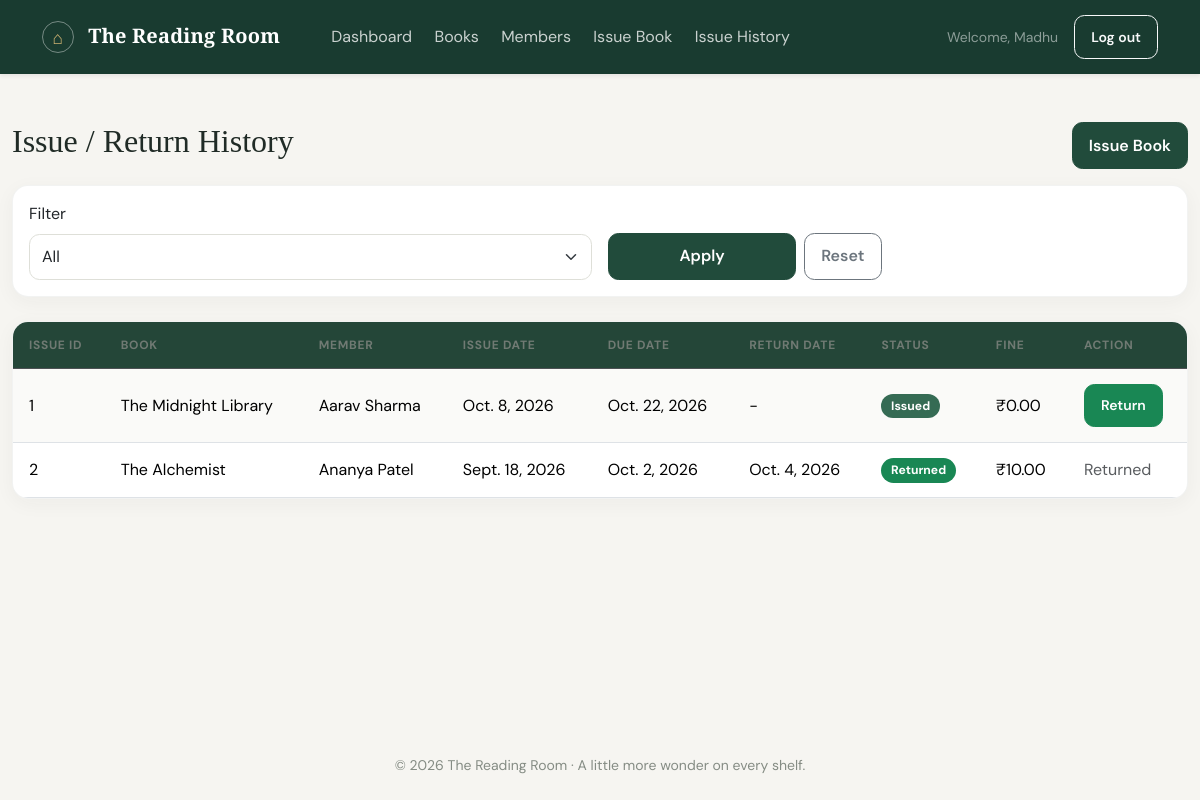
The page /issues/ (signed in) on the database its author committed.
### library/models.py (models this page shows, shortened)
class Issue(models.Model):
    book = models.ForeignKey(Book, on_delete=models.PROTECT, related_name='issues')
    member = models.ForeignKey(Member, on_delete=models.PROTECT, related_name='issues')
    issue_date = models.DateField(default=timezone.now)
    due_date = models.DateField()
    return_date = models.DateField(null=True, blank=True)
    fine = models.DecimalField(max_digits=10, decimal_places=2, default=0)
    class Meta:
        ordering = ['-issue_date']
    @property
    def status(self):
        if self.return_date is not None:
            return 'Returned'
        if timezone.now().date() > self.due_date:
            return 'Overdue'
        return 'Issued'

class Book(models.Model):
    title = models.CharField(max_length=200)
    author = models.CharField(max_length=200)
    category = models.CharField(max_length=100)
    copies = models.PositiveIntegerField(validators=[MinValueValidator(1)])
    class Meta:
        ordering = ['title']

class Member(models.Model):
    name = models.CharField(max_length=200)
    email = models.EmailField(unique=True)
    class Meta:
        ordering = ['name']

### library/views.py (the view)
# urls.py: path('issues/', views.issue_list, name='issue_list'),
@login_required
def issue_list(request):
    issues = Issue.objects.select_related('book', 'member').all()
    filter_status = request.GET.get('status', '').strip()
    today = timezone.now().date()
    if filter_status == 'issued':
        issues = issues.filter(return_date__isnull=True, due_date__gte=today)
    elif filter_status == 'returned':
        issues = issues.filter(return_date__isnull=False)
    elif filter_status == 'overdue':
        issues = issues.filter(return_date__isnull=True, due_date__lt=today)
    context = {'issues': issues, 'filter_status': filter_status}
    return render(request, 'library/issue_list.html', context)

### library/authentication.py (called while the page is built)
    def get_user(self, user_id):
        user_model = get_user_model()
        try:
            user = user_model.objects.get(pk=user_id)
        except user_model.DoesNotExist:
            return None
        return user if self.user_can_authenticate(user) else None

    @staticmethod
    def user_can_authenticate(user):
        return getattr(user, 'is_active', True)

### library/templates/library/issue_list.html (shortened to what this page needs)
{% extends 'library/base.html' %}
{% block content %}
<div class="d-flex justify-content-between align-items-center mb-3 flex-wrap gap-2">
    <h2>Issue / Return History</h2>
    <a href="{% url 'issue_book' %}" class="btn btn-primary">Issue Book</a>
</div>
<div class="card mb-4">
    <div class="card-body">
        <form method="get" class="row g-3 align-items-end">
            <div class="col-md-6">
                <label for="status" class="form-label">Filter</label>
                <select id="status" name="status" class="form-select">
                    <option value="">All</option>
                </select>
            </div>
            <div class="col-md-3 d-flex gap-2 align-items-end">
                <button type="submit" class="btn btn-primary flex-fill">Apply</button>
                <a href="{% url 'issue_list' %}" class="btn btn-outline-secondary">Reset</a>
            </div>
        </form>
    </div>
</div>
<div class="table-responsive card">
    <table class="table table-striped table-hover mb-0">
        <thead class="table-dark">
            <tr>
                <th>Issue ID</th>
                <th>Book</th>
                <th>Member</th>
                <th>Issue Date</th>
                <th>Due Date</th>
                <th>Return Date</th>
                <th>Status</th>
                <th>Fine</th>
                <th>Action</th>
            </tr>
        </thead>
        <tbody>
            {% for issue in issues %}
            <tr>
                <td>{{ issue.id }}</td>
                <td>{{ issue.book.title }}</td>
                <td>{{ issue.member.name }}</td>
                <td>{{ issue.issue_date }}</td>
                <td>{{ issue.due_date }}</td>
                <td>{{ issue.return_date|default:'-' }}</td>
                <td>
                    {% if issue.status == 'Overdue' %}<span class="badge bg-danger">Overdue</span>
                    {% elif issue.status == 'Returned' %}<span class="badge bg-success">Returned</span>
                    {% else %}<span class="badge bg-primary">Issued</span>
                    {% endif %}
                </td>
                <td>₹{{ issue.fine }}</td>
                <td>
                    {% if issue.return_date %}
                        <span class="text-muted">Returned</span>
                    {% else %}
                        <form method="post" action="{% url 'return_book' issue.pk %}">
                            <button type="submit" class="btn btn-sm btn-success">Return</button>
                        </form>
                    {% endif %}
                </td>
            </tr>
            {% empty %}
            <tr>
                <td colspan="9" class="text-center py-4">No issue records found.</td>
            </tr>
            {% endfor %}
        </tbody>
    </table>
</div>
{% endblock %}

### library/templates/library/base.html (shortened to what this page needs)
{% load static %}
<!DOCTYPE html>
<html lang="en">
<head>
    <link href="https://cdn.jsdelivr.net/npm/bootstrap@5.3.3/dist/css/bootstrap.min.css" rel="stylesheet">
    <link rel="stylesheet" href="{% static 'library/css/style.css' %}">
</head>
<body>
    <nav class="navbar navbar-expand-lg navbar-dark shadow-sm">
        <div class="container">
            <a class="navbar-brand fw-bold" href="{% url 'dashboard' %}"><span class="brand-mark">⌂</span> The Reading Room</a>
            <div class="collapse navbar-collapse" id="mainNav">
                <ul class="navbar-nav me-auto mb-2 mb-lg-0 ms-lg-4">
                    <li class="nav-item"><a class="nav-link" href="{% url 'dashboard' %}">Dashboard</a></li>
                    <li class="nav-item"><a class="nav-link" href="{% url 'book_list' %}">Books</a></li>
                    <li class="nav-item"><a class="nav-link" href="{% url 'member_list' %}">Members</a></li>
                    <li class="nav-item"><a class="nav-link" href="{% url 'issue_book' %}">Issue Book</a></li>
                    <li class="nav-item"><a class="nav-link" href="{% url 'issue_list' %}">Issue History</a></li>
                </ul>
                {% if request.user.is_authenticated %}
                    <div class="d-flex align-items-center gap-3">
                        <span class="text-white-50 small d-none d-lg-inline">Welcome, {{ request.user.first_name|default:request.user.email }}</span>
                        <form method="post" action="{% url 'logout' %}">
                            <button type="submit" class="btn btn-outline-light btn-sm">Log out</button>
                        </form>
                    </div>
                {% endif %}
            </div>
        </div>
    </nav>
    <main class="container app-shell py-4 py-lg-5">
        {% block content %}{% endblock %}
    </main>
    <footer class="footer py-4">
        <div class="container text-center">
            <small>© {% now 'Y' %} The Reading Room · A little more wonder on every shelf.</small>
        </div>
    </footer>
</body>
</html>

### library/static/library/css/style.css (style rules this page uses)
:root { --ink: #202b26; --muted: #78817b; --paper: #f6f5f1; --green: #214b3b; --green-light: #e5eee8; --gold: #d8b975; --line: #e9e8e1; }
body { min-height: 100vh; background: var(--paper); color: var(--ink); font-family: 'DM Sans', Arial, sans-serif; }
h1, h2, h3, h4, .serif { font-family: 'Playfair Display', Georgia, serif; }
.navbar { background: #193b30; padding: 0.95rem 0; }
.navbar-brand { font-family: 'Playfair Display', Georgia, serif; letter-spacing: 0.01em; }
.brand-mark { display: inline-grid; width: 2rem; height: 2rem; margin-right: 0.55rem; place-items: center; border: 1px solid rgba(255, 255, 255, 0.4); border-radius: 50%; color: var(--gold); font-size: 1.1rem; vertical-align: middle; }
.navbar .nav-link { color: rgba(255, 255, 255, 0.77); margin: 0 0.2rem; }
.app-shell { max-width: 1440px; min-height: calc(100vh - 145px); }
.card { border: 1px solid rgba(34, 57, 43, 0.06); border-radius: 1rem; background: #fff; box-shadow: 0 0.3rem 1.25rem rgba(39, 49, 40, 0.045); }
.table { --bs-table-bg: transparent; --bs-table-striped-bg: #fafaf8; }
.table thead th { color: #707a73; font-size: 0.75rem; font-weight: 700; letter-spacing: 0.06em; text-transform: uppercase; white-space: nowrap; }
.table th, .table td { padding: 0.9rem 1rem; vertical-align: middle; }
.table-dark { --bs-table-bg: #244638; --bs-table-color: #fff; }
input, select, textarea, .form-control, .form-select { border-color: #dedfd8 !important; border-radius: 0.65rem !important; }
input:not([type='checkbox']):not([type='radio']), select, textarea { min-height: 2.85rem; padding: 0.7rem 0.85rem; }
.btn { border-radius: 0.65rem; font-weight: 600; padding: 0.65rem 1rem; }
.btn-primary { border-color: var(--green); background: var(--green); }
.badge { border-radius: 999px; font-size: 0.76rem; padding: 0.5em 0.8em; }
.badge.bg-primary { background-color: #356b54 !important; }
.footer { color: #858c84; }

### rows shown on the page
Issue: id "1", book "The Midnight Library", member.name "Aarav Sharma", issue_date "Oct. 8, 2026", due_date "Oct. 22, 2026", return_date "-", shows "Issued", fine "0.00", shows "Return"
Issue: id "2", book "The Alchemist", member.name "Ananya Patel", issue_date "Sept. 18, 2026", due_date "Oct. 2, 2026", return_date "Oct. 4, 2026", shows "Returned", fine "10.00"

### other values the page prints
{{ request.user.first_name|default:request.user.email }} "Madhu"
